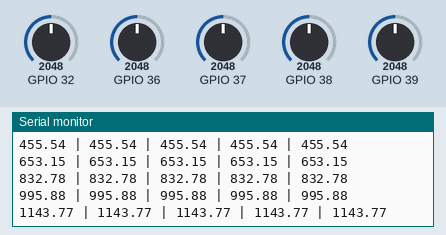
Recording of a sketch running on a simulated ESP32. On the bench: the last lines printed to the serial monitor. The inputs (shaded band) are chosen by the test bench; at power-on: GPIO 32 = 2048, GPIO 36 = 2048, GPIO 37 = 2048, GPIO 38 = 2048, GPIO 39 = 2048.

Above: at 1.2 s.
1.3 s: GPIO 32 set to 2866
At 1.36 s:
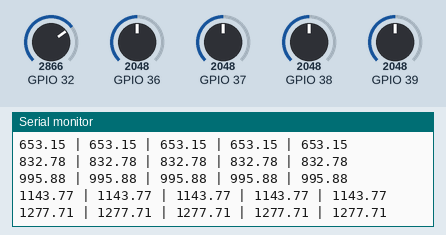
2.8 s: GPIO 36 set to 2866
At 2.97 s:
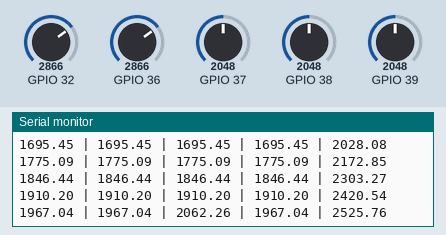
4.3 s: GPIO 37 set to 2866
At 4.37 s:
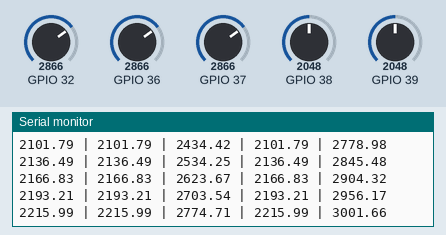
5.8 s: GPIO 38 set to 2866
At 5.98 s:
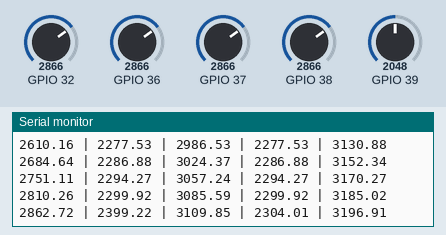
7.3 s: GPIO 39 set to 2866
At 7.39 s:
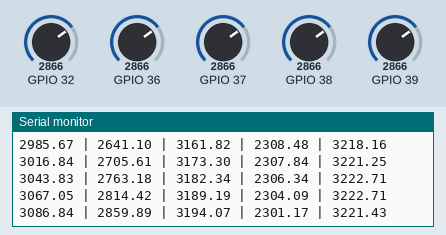
8.8 s: GPIO 32 set to 3972
At 8.99 s:
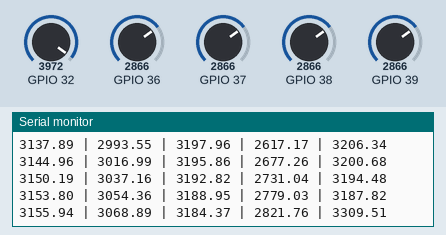
Timing chart, 0 to 11.3 s (numbered marks = the images above; inputs shaded):
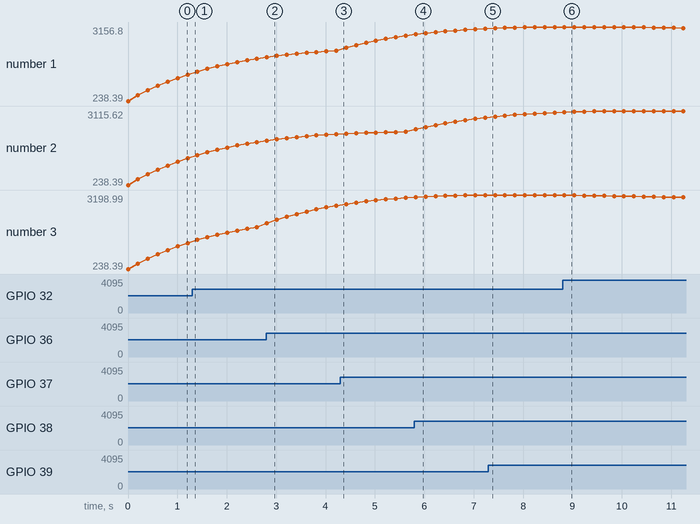

The sketch:

irTest.ino
```cpp
#include "Sensor.h"

#define IRBL A4
#define IRF A1
#define IRBR A3
#define IRFR A2
#define IRFL A0

Sensor front(IRF);
Sensor fr(IRFR);
Sensor fl(IRFL);
Sensor br(IRBR);
Sensor bl(IRBL);

void setup() {
  pinMode(A0, INPUT);
  pinMode(A1, INPUT);
  pinMode(A2, INPUT);
  pinMode(A3, INPUT);
  pinMode(A4, INPUT);
  Serial.begin(9600);
}

void loop() {
  front.filter(analogRead(front.pin));
  fr.filter(analogRead(fr.pin));
  fl.filter(analogRead(fl.pin));
  br.filter(analogRead(br.pin));
  bl.filter(analogRead(bl.pin));
  Serial.printf("%.2f | %.2f | %.2f | %.2f | %.2f\n",front.DEMA,fr.DEMA,fl.DEMA,br.DEMA,bl.DEMA);
  delay(200);
}
```

Sensor.cpp
```cpp
#include "Sensor.h"

Sensor::Sensor(short p)
{
	pin=p;
	ema=0;
	ema_a=0.06;
	ema_ema=0;
	DEMA=0;
}

void Sensor::filter(float c)
{
	ema_func(c);
	ema_ema_func();
	DEMA=2*ema-ema_ema;
}

void Sensor::ema_func(float curr)
{
	ema=(ema_a*curr+(1-ema_a)*ema);
}

void Sensor::ema_ema_func()
{
	ema_ema=(ema_a*ema+(1-ema_a)*ema_ema);
}
```

Sensor.h
```cpp
#ifndef SENSOR_H
#define SENDOR_H

class Sensor
{
  public:
  short pin;
  float ema_a;
  float ema_ema;
  float ema;
  float DEMA;
  float curr;

  Sensor(short);
  void filter(float);

  private:
  void ema_func(float);
  void ema_ema_func();
};

#endif
```

Measured:
- after the input at 2.8 s, the serial monitor: prints a new line at once (image 2)
- after the input at 5.8 s, the serial monitor: prints a new line at once (image 4)
- after the input at 8.8 s, the serial monitor: prints a new line at once (image 6)
- plotted number 1: 2215.99 → 2810.26 after the input at 4.3 s
- plotted number 2: 2299.92 → 2859.89 after the input at 5.8 s
- plotted number 3: 1910.2 → 2774.71 after the input at 2.8 s
